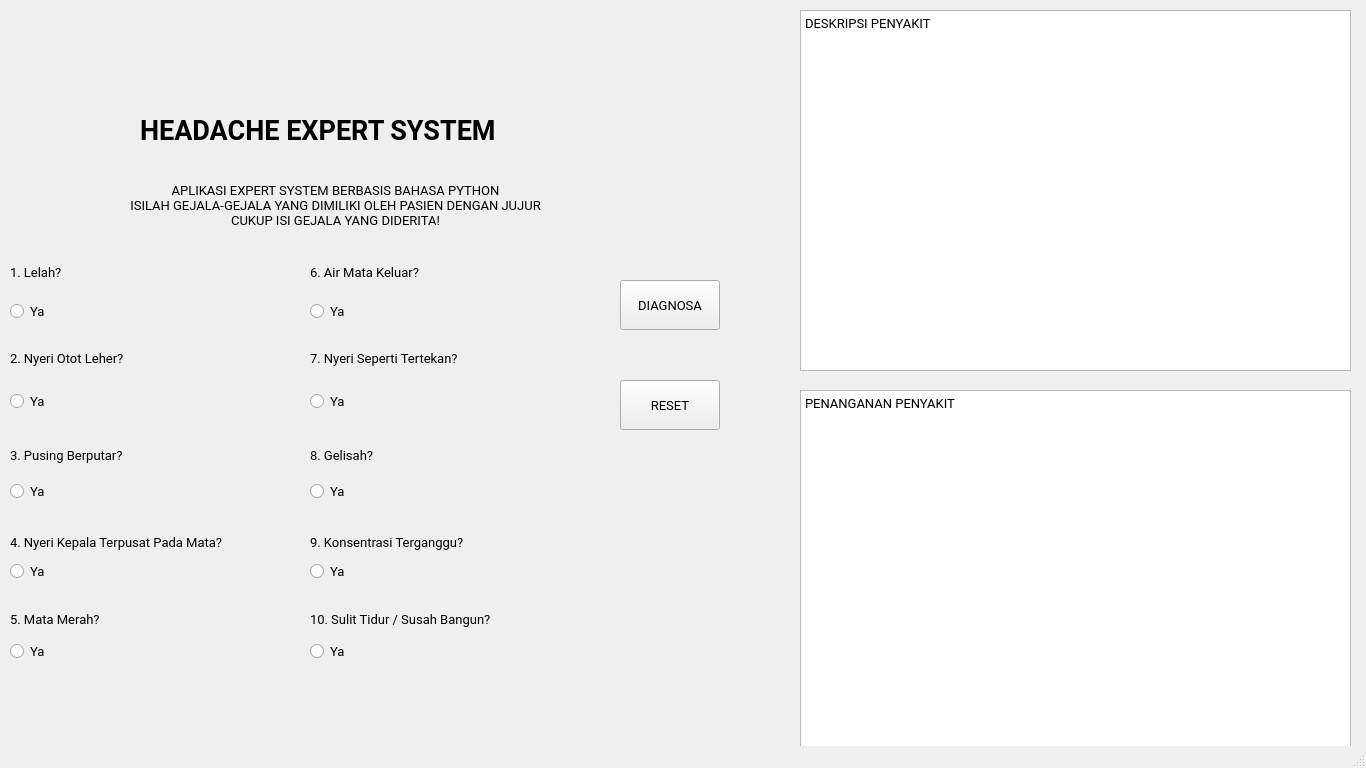
<?xml version="1.0" encoding="UTF-8"?>
<ui version="4.0">
 <class>mainWindow</class>
 <widget class="QMainWindow" name="mainWindow">
  <property name="geometry">
   <rect>
    <x>0</x>
    <y>0</y>
    <width>1366</width>
    <height>768</height>
   </rect>
  </property>
  <property name="minimumSize">
   <size>
    <width>1366</width>
    <height>768</height>
   </size>
  </property>
  <property name="maximumSize">
   <size>
    <width>1366</width>
    <height>768</height>
   </size>
  </property>
  <property name="font">
   <font>
    <family>Roboto</family>
    <pointsize>10</pointsize>
   </font>
  </property>
  <property name="windowTitle">
   <string>EXPERT SYSTEM</string>
  </property>
  <widget class="QWidget" name="centralwidget">
   <widget class="QLabel" name="label">
    <property name="geometry">
     <rect>
      <x>290</x>
      <y>20</y>
      <width>111</width>
      <height>71</height>
     </rect>
    </property>
    <property name="styleSheet">
     <string notr="true">image: url(:/icon/icon.ico);</string>
    </property>
    <property name="text">
     <string/>
    </property>
   </widget>
   <widget class="QLabel" name="label_3">
    <property name="geometry">
     <rect>
      <x>140</x>
      <y>90</y>
      <width>441</width>
      <height>81</height>
     </rect>
    </property>
    <property name="font">
     <font>
      <pointsize>20</pointsize>
      <weight>75</weight>
      <bold>true</bold>
     </font>
    </property>
    <property name="text">
     <string>HEADACHE EXPERT SYSTEM</string>
    </property>
   </widget>
   <widget class="QLabel" name="label_2">
    <property name="geometry">
     <rect>
      <x>10</x>
      <y>140</y>
      <width>651</width>
      <height>131</height>
     </rect>
    </property>
    <property name="text">
     <string>APLIKASI EXPERT SYSTEM BERBASIS BAHASA PYTHON
ISILAH GEJALA-GEJALA YANG DIMILIKI OLEH PASIEN DENGAN JUJUR
CUKUP ISI GEJALA YANG DIDERITA!</string>
    </property>
    <property name="alignment">
     <set>Qt::AlignCenter</set>
    </property>
   </widget>
   <widget class="QPushButton" name="diagnosa">
    <property name="geometry">
     <rect>
      <x>620</x>
      <y>280</y>
      <width>100</width>
      <height>50</height>
     </rect>
    </property>
    <property name="text">
     <string>DIAGNOSA</string>
    </property>
    <property name="iconSize">
     <size>
      <width>30</width>
      <height>25</height>
     </size>
    </property>
   </widget>
   <widget class="QPushButton" name="pushButton_2">
    <property name="geometry">
     <rect>
      <x>620</x>
      <y>380</y>
      <width>100</width>
      <height>50</height>
     </rect>
    </property>
    <property name="text">
     <string>RESET</string>
    </property>
    <property name="iconSize">
     <size>
      <width>30</width>
      <height>25</height>
     </size>
    </property>
   </widget>
   <widget class="QWidget" name="layoutWidget">
    <property name="geometry">
     <rect>
      <x>10</x>
      <y>290</y>
      <width>279</width>
      <height>44</height>
     </rect>
    </property>
    <layout class="QHBoxLayout" name="horizontalLayout_31">
     <item>
      <widget class="QRadioButton" name="g1y">
       <property name="text">
        <string>Ya</string>
       </property>
      </widget>
     </item>
    </layout>
   </widget>
   <widget class="QLabel" name="label_9">
    <property name="geometry">
     <rect>
      <x>10</x>
      <y>600</y>
      <width>289</width>
      <height>39</height>
     </rect>
    </property>
    <property name="text">
     <string>5. Mata Merah?</string>
    </property>
   </widget>
   <widget class="QLabel" name="label_8">
    <property name="geometry">
     <rect>
      <x>10</x>
      <y>520</y>
      <width>289</width>
      <height>44</height>
     </rect>
    </property>
    <property name="text">
     <string>4. Nyeri Kepala Terpusat Pada Mata?</string>
    </property>
   </widget>
   <widget class="QLabel" name="label_7">
    <property name="geometry">
     <rect>
      <x>10</x>
      <y>430</y>
      <width>289</width>
      <height>50</height>
     </rect>
    </property>
    <property name="text">
     <string>3. Pusing Berputar?</string>
    </property>
   </widget>
   <widget class="QLabel" name="label_4">
    <property name="geometry">
     <rect>
      <x>10</x>
      <y>330</y>
      <width>289</width>
      <height>56</height>
     </rect>
    </property>
    <property name="text">
     <string>2. Nyeri Otot Leher?</string>
    </property>
   </widget>
   <widget class="QLabel" name="label_6">
    <property name="geometry">
     <rect>
      <x>10</x>
      <y>240</y>
      <width>289</width>
      <height>65</height>
     </rect>
    </property>
    <property name="text">
     <string>1. Lelah?</string>
    </property>
   </widget>
   <widget class="QWidget" name="layoutWidget">
    <property name="geometry">
     <rect>
      <x>10</x>
      <y>380</y>
      <width>279</width>
      <height>44</height>
     </rect>
    </property>
    <layout class="QHBoxLayout" name="horizontalLayout_32">
     <item>
      <widget class="QRadioButton" name="g2y">
       <property name="text">
        <string>Ya</string>
       </property>
      </widget>
     </item>
    </layout>
   </widget>
   <widget class="QWidget" name="layoutWidget_2">
    <property name="geometry">
     <rect>
      <x>10</x>
      <y>470</y>
      <width>279</width>
      <height>44</height>
     </rect>
    </property>
    <layout class="QHBoxLayout" name="horizontalLayout_33">
     <item>
      <widget class="QRadioButton" name="g3y">
       <property name="text">
        <string>Ya</string>
       </property>
      </widget>
     </item>
    </layout>
   </widget>
   <widget class="QWidget" name="layoutWidget_3">
    <property name="geometry">
     <rect>
      <x>10</x>
      <y>550</y>
      <width>279</width>
      <height>44</height>
     </rect>
    </property>
    <layout class="QHBoxLayout" name="horizontalLayout_34">
     <item>
      <widget class="QRadioButton" name="g4y">
       <property name="text">
        <string>Ya</string>
       </property>
      </widget>
     </item>
    </layout>
   </widget>
   <widget class="QWidget" name="layoutWidget_4">
    <property name="geometry">
     <rect>
      <x>10</x>
      <y>630</y>
      <width>279</width>
      <height>44</height>
     </rect>
    </property>
    <layout class="QHBoxLayout" name="horizontalLayout_35">
     <item>
      <widget class="QRadioButton" name="g5y">
       <property name="text">
        <string>Ya</string>
       </property>
      </widget>
     </item>
    </layout>
   </widget>
   <widget class="QWidget" name="layoutWidget_5">
    <property name="geometry">
     <rect>
      <x>310</x>
      <y>470</y>
      <width>279</width>
      <height>44</height>
     </rect>
    </property>
    <layout class="QHBoxLayout" name="horizontalLayout_36">
     <item>
      <widget class="QRadioButton" name="g8y">
       <property name="text">
        <string>Ya</string>
       </property>
      </widget>
     </item>
    </layout>
   </widget>
   <widget class="QLabel" name="label_5">
    <property name="geometry">
     <rect>
      <x>310</x>
      <y>330</y>
      <width>289</width>
      <height>56</height>
     </rect>
    </property>
    <property name="text">
     <string>7. Nyeri Seperti Tertekan?</string>
    </property>
   </widget>
   <widget class="QLabel" name="label_13">
    <property name="geometry">
     <rect>
      <x>310</x>
      <y>520</y>
      <width>289</width>
      <height>44</height>
     </rect>
    </property>
    <property name="text">
     <string>9. Konsentrasi Terganggu?</string>
    </property>
   </widget>
   <widget class="QWidget" name="layoutWidget_6">
    <property name="geometry">
     <rect>
      <x>310</x>
      <y>630</y>
      <width>279</width>
      <height>44</height>
     </rect>
    </property>
    <layout class="QHBoxLayout" name="horizontalLayout_37">
     <item>
      <widget class="QRadioButton" name="g10y">
       <property name="text">
        <string>Ya</string>
       </property>
      </widget>
     </item>
    </layout>
   </widget>
   <widget class="QWidget" name="layoutWidget_7">
    <property name="geometry">
     <rect>
      <x>310</x>
      <y>550</y>
      <width>279</width>
      <height>44</height>
     </rect>
    </property>
    <layout class="QHBoxLayout" name="horizontalLayout_38">
     <item>
      <widget class="QRadioButton" name="g9y">
       <property name="text">
        <string>Ya</string>
       </property>
      </widget>
     </item>
    </layout>
   </widget>
   <widget class="QWidget" name="layoutWidget_8">
    <property name="geometry">
     <rect>
      <x>310</x>
      <y>380</y>
      <width>279</width>
      <height>44</height>
     </rect>
    </property>
    <layout class="QHBoxLayout" name="horizontalLayout_39">
     <item>
      <widget class="QRadioButton" name="g7y">
       <property name="text">
        <string>Ya</string>
       </property>
      </widget>
     </item>
    </layout>
   </widget>
   <widget class="QLabel" name="label_15">
    <property name="geometry">
     <rect>
      <x>310</x>
      <y>600</y>
      <width>289</width>
      <height>39</height>
     </rect>
    </property>
    <property name="text">
     <string>10. Sulit Tidur / Susah Bangun?</string>
    </property>
   </widget>
   <widget class="QLabel" name="label_16">
    <property name="geometry">
     <rect>
      <x>310</x>
      <y>430</y>
      <width>289</width>
      <height>50</height>
     </rect>
    </property>
    <property name="text">
     <string>8. Gelisah?</string>
    </property>
   </widget>
   <widget class="QWidget" name="layoutWidget_9">
    <property name="geometry">
     <rect>
      <x>310</x>
      <y>290</y>
      <width>279</width>
      <height>44</height>
     </rect>
    </property>
    <layout class="QHBoxLayout" name="horizontalLayout_40">
     <item>
      <widget class="QRadioButton" name="g6y">
       <property name="text">
        <string>Ya</string>
       </property>
      </widget>
     </item>
    </layout>
   </widget>
   <widget class="QLabel" name="label_17">
    <property name="geometry">
     <rect>
      <x>310</x>
      <y>240</y>
      <width>289</width>
      <height>65</height>
     </rect>
    </property>
    <property name="text">
     <string>6. Air Mata Keluar?</string>
    </property>
   </widget>
   <widget class="QTextEdit" name="deskripsi">
    <property name="geometry">
     <rect>
      <x>800</x>
      <y>10</y>
      <width>551</width>
      <height>361</height>
     </rect>
    </property>
    <property name="html">
     <string>&lt;!DOCTYPE HTML PUBLIC &quot;-//W3C//DTD HTML 4.0//EN&quot; &quot;http://www.w3.org/TR/REC-html40/strict.dtd&quot;&gt;
&lt;html&gt;&lt;head&gt;&lt;meta name=&quot;qrichtext&quot; content=&quot;1&quot; /&gt;&lt;style type=&quot;text/css&quot;&gt;
p, li { white-space: pre-wrap; }
&lt;/style&gt;&lt;/head&gt;&lt;body style=&quot; font-family:'Roboto'; font-size:10pt; font-weight:400; font-style:normal;&quot;&gt;
&lt;p style=&quot; margin-top:0px; margin-bottom:0px; margin-left:0px; margin-right:0px; -qt-block-indent:0; text-indent:0px;&quot;&gt;DESKRIPSI PENYAKIT&lt;/p&gt;
&lt;p style=&quot;-qt-paragraph-type:empty; margin-top:0px; margin-bottom:0px; margin-left:0px; margin-right:0px; -qt-block-indent:0; text-indent:0px;&quot;&gt;&lt;br /&gt;&lt;/p&gt;&lt;/body&gt;&lt;/html&gt;</string>
    </property>
   </widget>
   <widget class="QTextEdit" name="penanganan">
    <property name="geometry">
     <rect>
      <x>800</x>
      <y>390</y>
      <width>551</width>
      <height>361</height>
     </rect>
    </property>
    <property name="html">
     <string>&lt;!DOCTYPE HTML PUBLIC &quot;-//W3C//DTD HTML 4.0//EN&quot; &quot;http://www.w3.org/TR/REC-html40/strict.dtd&quot;&gt;
&lt;html&gt;&lt;head&gt;&lt;meta name=&quot;qrichtext&quot; content=&quot;1&quot; /&gt;&lt;style type=&quot;text/css&quot;&gt;
p, li { white-space: pre-wrap; }
&lt;/style&gt;&lt;/head&gt;&lt;body style=&quot; font-family:'Roboto'; font-size:10pt; font-weight:400; font-style:normal;&quot;&gt;
&lt;p style=&quot; margin-top:0px; margin-bottom:0px; margin-left:0px; margin-right:0px; -qt-block-indent:0; text-indent:0px;&quot;&gt;PENANGANAN PENYAKIT&lt;/p&gt;&lt;/body&gt;&lt;/html&gt;</string>
    </property>
   </widget>
  </widget>
  <widget class="QStatusBar" name="statusbar"/>
 </widget>
 <resources>
  <include location="resource.qrc"/>
 </resources>
 <connections/>
</ui>
